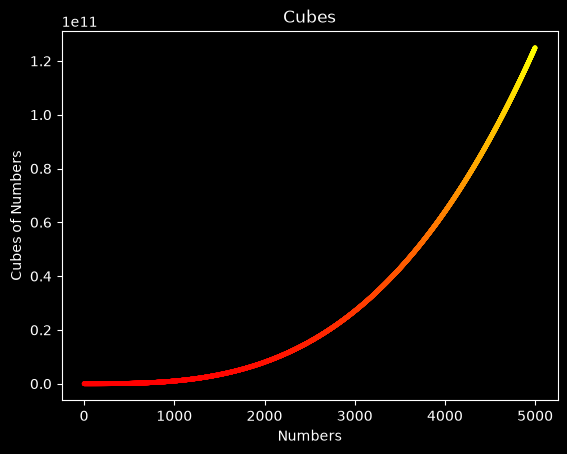

Here is the Python script that generated this plot:
# import plotly.express as px
import matplotlib.pyplot as plt

numbers = range(1, 5000)
cubes = [x**3 for x in numbers]

# fig = px.bar(x=numbers, y=cubes)
# fig.show()

plt.style.use('dark_background')
fig, ax = plt.subplots()

#ax.plot(numbers, cubes, linewidth=2, color='teal')
ax.scatter(numbers, cubes, c=cubes, cmap=plt.cm.autumn, s=6)
ax.set_title('Cubes')
ax.set_xlabel('Numbers')
ax.set_ylabel('Cubes of Numbers')
ax.ticklabel_format(style='sci') # plain

#plt.show()
plt.savefig('cubes.png', bbox_inches='tight')
